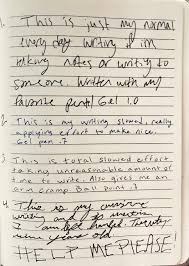
#> input picture Segmentation/handwriting.jpg, 189 x 266 px
$ jupyter execute image_segmentation.ipynb
#> lines starting #> are read from the running program, lines starting #| are printed output that depends on the picture
[cell 1]
import cv2
import numpy as np
import matplotlib.pyplot as plt

[cell 2]
image = cv2.imread("handwriting.jpg", 0)
#> image: shape (266, 189); min 0, max 255, mean 205.2
retval, binary = cv2.threshold(image, 150, 255, cv2.THRESH_BINARY)
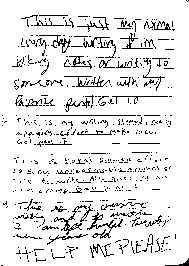
#> binary: shape (266, 189); 90.4% white; black in thin lines or dots

plt.figure(figsize=(12, 6))
plt.subplot(1,2,1)
plt.imshow(image )
plt.title("Orignal Image")

plt.subplot(1,2,2)
plt.imshow(binary, cmap="grey")
plt.title("Binary Tresholding Image")

plt.show()
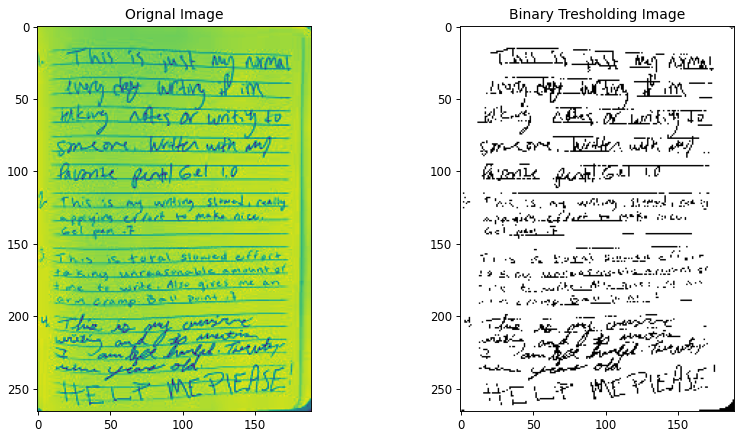
#> figure drawn by matplotlib, 2 panels

# Adaptive Thresholding

[cell 3]
adaptive_m = cv2.adaptiveThreshold(image, 255, cv2.ADAPTIVE_THRESH_MEAN_C, cv2.THRESH_BINARY, 11, 15)
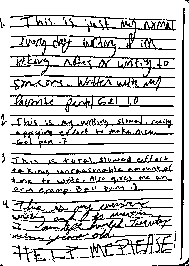
#> adaptive_m: shape (266, 189); 81.6% white; black in thin lines or dots
adaptive_g = cv2.adaptiveThreshold(image, 255, cv2.ADAPTIVE_THRESH_GAUSSIAN_C, cv2.THRESH_BINARY, 11, 15)
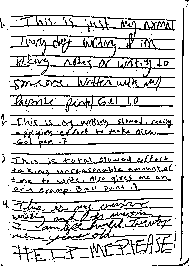
#> adaptive_g: shape (266, 189); 83.3% white; black in thin lines or dots

plt.figure(figsize=(12,8))

plt.subplot(1,2,1)
plt.imshow(adaptive_m, cmap="grey")
plt.title("Adaptive Mean Thresholding")

plt.subplot(1,2,2)
plt.imshow(adaptive_g, cmap="grey")
plt.title("Adaptive Gaussian Thresholding")

plt.show()
